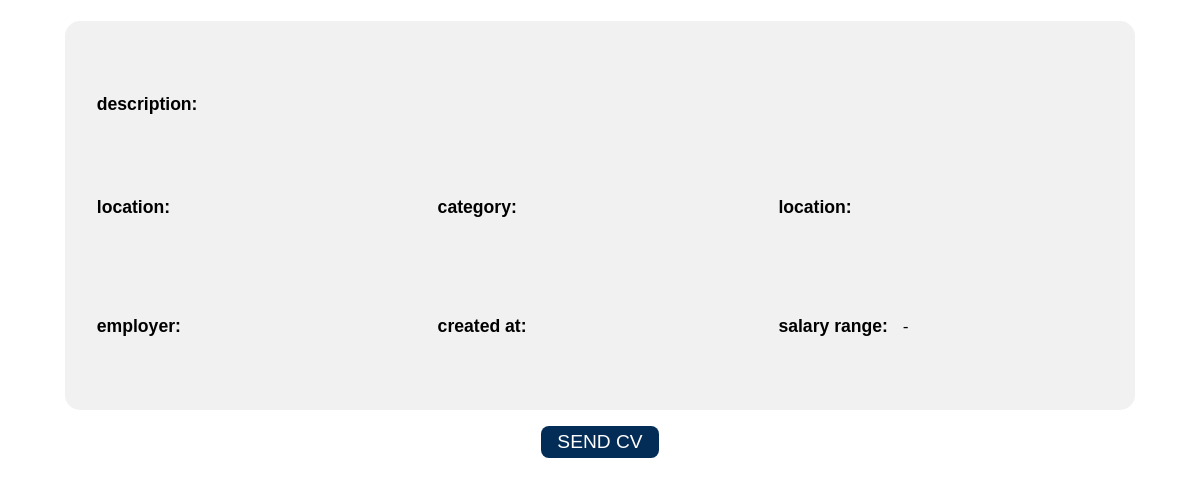
Page /detail/2 on the earlier database version.
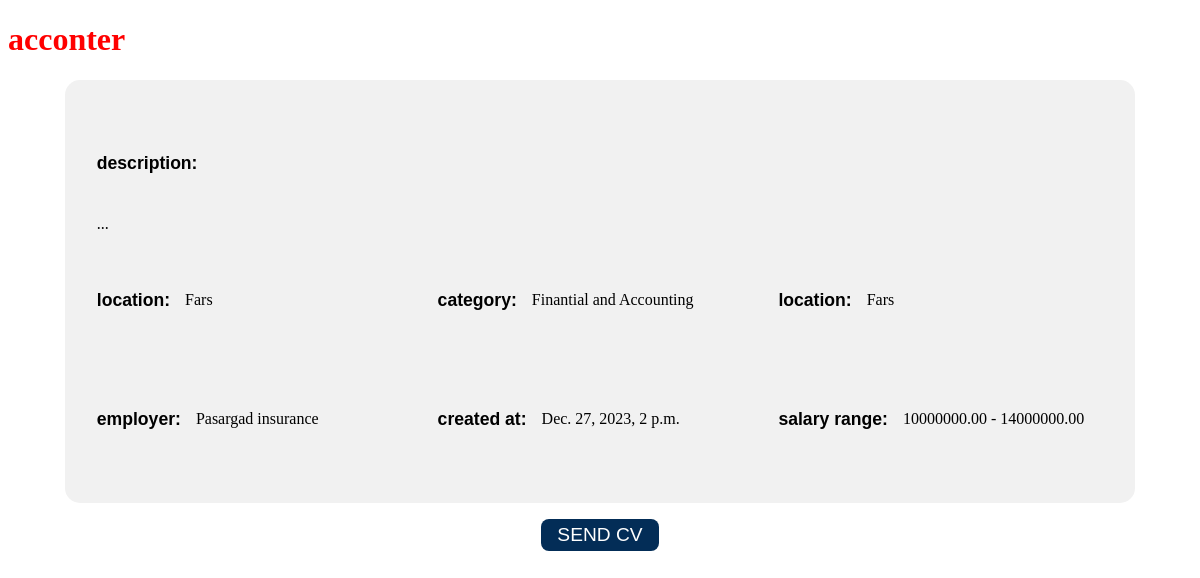
Same page on the later database version.
### works/models.py (models this page shows, shortened)
class Job(models.Model):
    title = models.CharField(max_length=200)
    description = models.TextField()
    category = models.ForeignKey(Category,on_delete=models.CASCADE)
    location = models.ForeignKey(Provinces,on_delete=models.CASCADE)
    employer = models.ForeignKey(Company, on_delete=models.CASCADE)
    created_at = models.DateTimeField(auto_now_add=True)
    min_salary = models.DecimalField(max_digits = 10, decimal_places = 2)
    max_salary = models.DecimalField(max_digits = 10, decimal_places = 2)
    class Meta:
        verbose_name_plural = 'Jobs'

class Provinces(models.Model):
    PROVINCES_CHOICES = (
        ('Tehran', 'Tehran') ,
        ('Khorasan Razavi' , 'Khorasan Razavi') ,
        ('Isfahan' , 'Isfahan') ,
        ('Alborz', 'Alborz') ,
        ('Fars', 'Fars') ,
        ('Qom' , 'Qom'),
        ('East Azerbaijan' , 'East Azerbaijan') ,
        ('Mazandaran', 'Mazandaran'),
        ('Gilan', 'Gilan') ,
        ('Kerman', 'Kerman'),
        ('Khozestan', 'Khozestan'),
        ('Yazd', 'Yazd'),
        ('Markazi', 'Markazi'),
        ('Qazvin', 'Qazvin'),
        ('Hormozgan', 'Hormozgan'),
        ('Golestan', 'Golestan'),
        ('Zanjan', 'Zanjan'),
        ('Hamedan', 'Hamedan') ,
        ('Semnan', 'Semnan'),
        ('West Azerbaijan', 'West Azerbaijan'),
        ('Boushehr', 'Boushehr'),
        ('Kordestan', 'Kordestan'),
        ('Kermanshah', 'Kermanshah'),
        ('Sistan Balouchestan', 'Sistan Balouchestan'),
        ('Charmahal Bakhtiari' , 'Charmahal Bakhtiari'),
        ('Ardebil', 'Ardebil'),
        ('Kohkiluyeh and Boyerahmad' , 'Kohkiluyeh and Boyerahmad'),
        ('Ilam', 'Ilam'),
        ('Khorasan Jonoubi', 'Khorasan Jonoubi'),
        ('Khorestan Shomali', 'Khorestan Shomali'),
        ('Lorestan', 'Lorestan')
    )
    name = models.CharField(max_length=30 , choices = PROVINCES_CHOICES)
    def __str__(self):
        return self.name
    class Meta:
        verbose_name_plural = 'Provinces'

class Category(models.Model):
    CATEGORY_CHOICES = (
        ('Sales and Marketing' , 'Sales and Marketing') ,
        ('Software and Programming' , 'Software and Programming') ,
        ('Finantial and Accounting' , 'Finantial and Accounting') ,
        ('Official' , 'Official') ,
        ('DigitalMarketing' , 'DigitalMarketing') ,
        ('ContentProduction' , 'ContentProduction') ,
        ('It Devops Server', 'It Devops Server') ,
        ('Design' , 'Design') ,
        ('Customer Support' , 'Customer Support') ,
        ('Industrial Enginerring' , 'Industrial Enginerring') ,
        ('Electrical Engineering' , 'Electrical Engineering') ,
        ('Civil Engineering' , 'Civil Engineering') ,
        ('Human Resources' , 'Human Resources') ,
        ('Servise Force' , 'Servise Force') ,
        ('Education' , 'Education') ,
        ('Inventory', 'Inventory') ,
        ('Cinema Feild' , 'Cinema Feild') ,
        ('Mechanical and Aerospace Engineering' , 'Mechanical and Aerospace Engineering') ,
        ('Technician' , 'Technician') ,
        ('Tourism' , 'Tourism') ,
        ('Product Manager' , 'Product Manager') ,
        ('Medical' , 'Medical') ,
        ('TTransportation' , 'Transportation') ,
        ('HotelManagement' , 'HotelManagement') ,
        ('Public Relations' , 'Public Relations') ,
        ('Chemical Petronum' , 'Chemical Petronum') ,
        ('Insurance Management' , 'Insurance Management') ,
        ('Mine and Metalogy Engineering', 'Mine and Metalogy Engineering'),
        ('Biomedical Engineering', 'Biomedical Engineering') ,
        ('TE' , 'Txtile Engineering') ,
        ('Pharmacology','Pharmacology') ,
        ('Journalist' , 'Journalist') ,
        ('Agricultural Engineering' , 'Agricultural Engineering') ,
        ('Musical and Sound Engineering' , 'Musical and Sound Engineering') ,
        ('Physical Education', 'Physical Education')
    )
    name = models.CharField(max_length=200, choices = CATEGORY_CHOICES)
    def __str__(self):
        return self.name
    class Meta:
        verbose_name_plural = 'Categories'

class Company(models.Model):
    name = models.CharField(max_length = 200)
    Website = models.CharField(max_length = 300)
    Industry = models.CharField(max_length = 200)
    EstablishedYear = models.CharField(max_length = 200)
    Introduction = models.TextField()
    def __str__(self):
        return self.name
    class Meta:
        verbose_name_plural = 'Companies'

### works/views.py (the view)
# urls.py: path('detail/',include('works.urls')),
def detail(request,id):
    if request.method == 'GET':
        try:
            jobs = Job.objects.get(pk=id)
        except:
            jobs = None
        j_list = {
            'jobs' : jobs,
            'flag' : False
        }
        return render(request, 'works/detail.html', context=j_list)

### media/templates/works/detail.html (shortened to what this page needs)
<!DOCTYPE html>
<html lang="en" dir="ltr">
<head>
    <link rel="stylesheet" href="../../assets/css/main.css" />
</head>
<body>
    <div class="container">
        <h1>{{ jobs.title }}</h1>
        <div class="subContainer">
            <div class="desc">
                <h6>description: </h6>
                <p>{{jobs.description}}</p>
            </div>
            <div class="more-info">
                <section>
                    <h6>location: </h6>
                    <p>{{jobs.location}}</p>
                </section>
                <section>
                    <h6>category: </h6>
                    <p>{{jobs.category}}</p>
                </section>
                <section>
                    <h6>location: </h6>
                    <p>{{jobs.location}}</p>
                </section>
                <section>
                    <h6>employer: </h6>
                    <p>{{jobs.employer}}</p>
                </section>
                <section>
                    <h6>created at: </h6>
                    <p>{{jobs.created_at}}</p>
                </section>
                <section>
                    <h6>salary range: </h6>
                    <p>{{jobs.min_salary}} - {{jobs.max_salary}}</p>
                </section>
            </div>
        </div>
        <div class="controlls">
            <button>SEND CV</button>
        </div>
    </div>
</body>
</html>

Differences in the rows shown:
added Job: title "acconter", description "...", location "Fars", category "Finantial and Accounting", employer "Pasargad insurance", created_at "Dec. 27, 2023, 2 p.m.", min_salary "10000000.00", max_salary "14000000.00"
